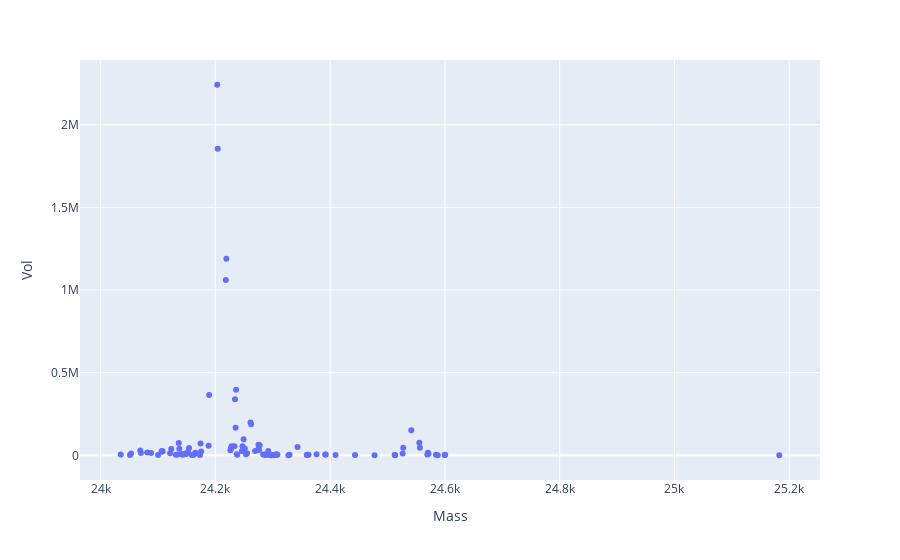
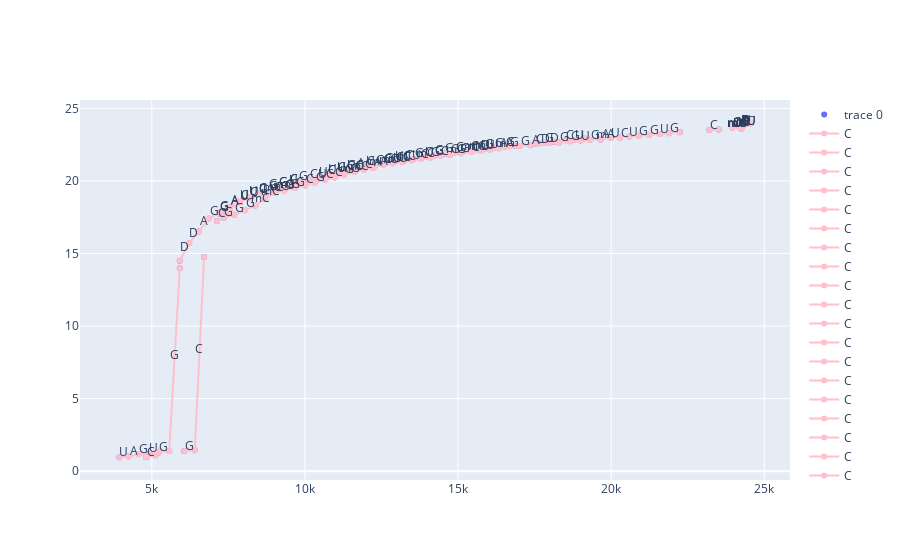

Notebook code cell kept with these figures, in order:
### Code cell
dfx = pd.read_excel('/Users/bryan/Documents/Data/UC/UC_glu_6_merge.xlsx')
# dfx = pd.read_excel('/Users/bryan/Documents/ChenLab/10Jun2021/degraded/DrChen_tRNA_A_Glu_FA_17.xlsx')
dfx = thermo_df(dfx)
dfa_alkb = load_uc_glu(2)
print(dfa_alkb[dfa_alkb.Mass>24000].sort_values('Vol', ascending=False).iloc[:5])
# dfx = load_uc2(18)
plotly_zone(dfx[dfx.Mass>24000], y='Vol')
dfx_top = dfx[dfx.Mass>2000].sort_values('Vol', ascending=False).iloc[:200]
bcr = base_calling_random(dfx_top)
plotly_basecalling(*bcr, annotate=False)

### Figure 1 — Plotly figure (JSON) as saved in the notebook; plotly's stock layout.template omitted (floating-point values rounded to 4 significant figures)
{"data": [{"hovertemplate": "Mass=%{x}<br>Vol=%{y}<extra></extra>", "legendgroup": "", "marker": {"color": "#636efa", "symbol": "circle"}, "mode": "markers", "name": "", "orientation": "v", "showlegend": false, "type": "scatter", "x": [24200.0, 24200.0, 24220.0, 24220.0, 24240.0, 24190.0, 24230.0, 24260.0, 24260.0, 24240.0, 24540.0, 24250.0, 24560.0, 24140.0, 24170.0, 24280.0, 24280.0, 24190.0, 24250.0, 24230.0, 24230.0, 24340.0, 24560.0, 24530.0, 24150.0, 24230.0, 24250.0, 24140.0, 24120.0, 24270.0, 24280.0, 24230.0, 24070.0, 24250.0, 24290.0, 24270.0, 24180.0, 24110.0, 24110.0, 24080.0, 24170.0, 24570.0, 24090.0, 24070.0, 24120.0, 24530.0, 24050.0, 24150.0, 24570.0, 24160.0, 24150.0, 24140.0, 24310.0, 24380.0, 24240.0, 24250.0, 24290.0, 24280.0, 24570.0, 24390.0, 24130.0, 24390.0, 24140.0, 24330.0, 24600.0, 24360.0, 24130.0, 24100.0, 24290.0, 24300.0, 24600.0, 24290.0, 24410.0, 24440.0, 24510.0, 24300.0, 24330.0, 25180.0, 24590.0, 24580.0, 24510.0, 24480.0, 24360.0, 24360.0, 24310.0, 24310.0, 24300.0, 24260.0, 24240.0, 24170.0, 24160.0, 24160.0, 24150.0, 24110.0, 24050.0, 24040.0], "xaxis": "x", "y": [2242000.0, 1855000.0, 1189000.0, 1061000.0, 396200.0, 364200.0, 339000.0, 197900.0, 187900.0, 167000.0, 151700.0, 96700.0, 75860.0, 74650.0, 71100.0, 64650.0, 60920.0, 57774, 55350.0, 54980.0, 54660.0, 50490.0, 46470.0, 45610.0, 44280.0, 43400.0, 40790.0, 40350.0, 37520.0, 34300.0, 32010.0, 31000.0, 28440.0, 26600.0, 25590.0, 25590.0, 23560.0, 23040.0, 22660.0, 17560.0, 15750.0, 15250.0, 14350.0, 14270.0, 11820.0, 10690.0, 10360.0, 9595, 9189.0, 8989.0, 8528.0, 8148.0, 6394.0, 6213.0, 5784.0, 5705.0, 5581.0, 5558.0, 5505.0, 4678.0, 4665.0, 4445.0, 4057.0, 3462.0, 3354.0, 3179.0, 3004.0, 2505.0, 2085.0, 1897.0, 1874.0, 1634, 1240.0, 1203.0, 1070.0, 965.9, 939.5, 410.8, 1004.0, 2713.0, 1339.0, 541.4, 2757.0, 1326.0, 3544.0, 2703.0, 542.6, 11810.0, 3957.0, 1948.0, 1536.0, 1287.0, 22300.0, 26610.0, 2670.0, 4220.0], "yaxis": "y"}], "layout": {"legend": {"tracegroupgap": 0}, "margin": {"t": 60}, "xaxis": {"anchor": "y", "domain": [0, 1], "title": {"text": "Mass"}}, "yaxis": {"anchor": "x", "domain": [0, 1], "title": {"text": "Vol"}}}}

### Figure 2 — Plotly figure (JSON) as saved in the notebook; plotly's stock layout.template omitted (floating-point values rounded to 4 significant figures; data arrays with more than 128 entries replaced by an {"elided": "..."} marker saying what was removed)
{"data": [{"mode": "markers", "type": "scatter", "x": {"elided": "162 float values"}, "y": {"elided": "162 float values"}}, {"line": {"color": "pink"}, "mode": "lines+markers", "name": "C", "type": "scatter", "x": [6707.0, 6402.0], "y": [14.76, 1.436]}, {"line": {"color": "pink"}, "mode": "lines+markers", "name": "C", "type": "scatter", "x": [24240.0, 24540.0], "y": [23.63, 23.96]}, {"line": {"color": "pink"}, "mode": "lines+markers", "name": "C", "type": "scatter", "x": [13480.0, 13170.0], "y": [21.43, 21.31]}, {"line": {"color": "pink"}, "mode": "lines+markers", "name": "C", "type": "scatter", "x": [12560.0, 12860.0], "y": [21.13, 21.21]}, {"line": {"color": "pink"}, "mode": "lines+markers", "name": "C", "type": "scatter", "x": [9020.0, 9325.0], "y": [19.19, 19.34]}, {"line": {"color": "pink"}, "mode": "lines+markers", "name": "C", "type": "scatter", "x": [11620.0, 11930.0], "y": [20.62, 20.78]}, {"line": {"color": "pink"}, "mode": "lines+markers", "name": "C", "type": "scatter", "x": [15730.0, 15430.0], "y": [22.09, 22.01]}, {"line": {"color": "pink"}, "mode": "lines+markers", "name": "C", "type": "scatter", "x": [11280.0, 10970.0], "y": [20.43, 20.23]}, {"line": {"color": "pink"}, "mode": "lines+markers", "name": "C", "type": "scatter", "x": [10670.0, 10970.0], "y": [20.09, 20.23]}, {"line": {"color": "pink"}, "mode": "lines+markers", "name": "C", "type": "scatter", "x": [10440.0, 10130.0], "y": [20.23, 20.09]}, {"line": {"color": "pink"}, "mode": "lines+markers", "name": "C", "type": "scatter", "x": [11930.0, 12230.0], "y": [20.78, 20.91]}, {"line": {"color": "pink"}, "mode": "lines+markers", "name": "C", "type": "scatter", "x": [13780.0, 14090.0], "y": [21.53, 21.61]}, {"line": {"color": "pink"}, "mode": "lines+markers", "name": "C", "type": "scatter", "x": [8794.0, 8489.0], "y": [19.31, 19.11]}, {"line": {"color": "pink"}, "mode": "lines+markers", "name": "C", "type": "scatter", "x": [10020.0, 10320.0], "y": [19.69, 19.89]}, {"line": {"color": "pink"}, "mode": "lines+markers", "name": "C", "type": "scatter", "x": [9790.0, 9485.0], "y": [19.85, 19.74]}, {"line": {"color": "pink"}, "mode": "lines+markers", "name": "C", "type": "scatter", "x": [15200.0, 14900.0], "y": [22.04, 21.96]}, {"line": {"color": "pink"}, "mode": "lines+markers", "name": "C", "type": "scatter", "x": [24280.0, 23970.0], "y": [23.73, 23.71]}, {"line": {"color": "pink"}, "mode": "lines+markers", "name": "C", "type": "scatter", "x": [14430.0, 14740.0], "y": [21.74, 21.81]}, {"line": {"color": "pink"}, "mode": "lines+markers", "name": "C", "type": "scatter", "x": [8183.0, 7878.0], "y": [18.86, 18.53]}, {"line": {"color": "pink"}, "mode": "lines+markers", "name": "C", "type": "scatter", "x": [17510.0, 17820.0], "y": [22.55, 22.64]}, {"line": {"color": "pink"}, "mode": "lines+markers", "name": "C", "type": "scatter", "x": [11050.0, 10750.0], "y": [20.57, 20.37]}, {"line": {"color": "pink"}, "mode": "lines+markers", "name": "C", "type": "scatter", "x": [11660.0, 11360.0], "y": [20.78, 20.67]}, {"line": {"color": "pink"}, "mode": "lines+markers", "name": "C", "type": "scatter", "x": [11660.0, 11360.0], "y": [20.83, 20.73]}, {"line": {"color": "pink"}, "mode": "lines+markers", "name": "C", "type": "scatter", "x": [8184.0, 8489.0], "y": [18.81, 19.11]}, {"line": {"color": "pink"}, "mode": "lines+markers", "name": "C", "type": "scatter", "x": [11050.0, 11360.0], "y": [20.57, 20.73]}, {"line": {"color": "pink"}, "mode": "lines+markers", "name": "C", "type": "scatter", "x": [12600.0, 12300.0], "y": [21.18, 21.13]}, {"line": {"color": "pink"}, "mode": "lines+markers", "name": "C", "type": "scatter", "x": [20280.0, 20590.0], "y": [22.97, 23.06]}, {"line": {"color": "pink"}, "mode": "lines+markers", "name": "C", "type": "scatter", "x": [13560.0, 13250.0], "y": [21.53, 21.41]}, {"line": {"color": "pink"}, "mode": "lines+markers", "name": "C", "type": "scatter", "x": [24560.0, 24250.0], "y": [23.96, 23.59]}, {"line": {"color": "pink"}, "mode": "lines+markers", "name": "C", "type": "scatter", "x": [11990.0, 12300.0], "y": [21.03, 21.13]}, {"line": {"color": "pink"}, "mode": "lines+markers", "name": "C", "type": "scatter", "x": [10750.0, 11050.0], "y": [20.42, 20.47]}, {"line": {"color": "pink"}, "mode": "lines+markers", "name": "C", "type": "scatter", "x": [7438.0, 7133.0], "y": [17.67, 17.24]}, {"line": {"color": "pink"}, "mode": "lines+markers", "name": "C", "type": "scatter", "x": [18800.0, 18490.0], "y": [22.83, 22.81]}, {"line": {"color": "pink"}, "mode": "lines+markers", "name": "C", "type": "scatter", "x": [8490.0, 8795.0], "y": [19.04, 19.21]}, {"line": {"color": "pink"}, "mode": "lines+markers", "name": "C", "type": "scatter", "x": [13900.0, 14210.0], "y": [21.66, 21.76]}, {"line": {"color": "pink"}, "mode": "lines+markers", "name": "C", "type": "scatter", "x": [9484.0, 9789.0], "y": [19.7, 19.94]}, {"line": {"color": "pink"}, "mode": "lines+markers", "name": "C", "type": "scatter", "x": [5116.0, 4811.0], "y": [1.092, 0.9595]}, {"line": {"color": "pink"}, "mode": "lines+markers", "name": "C", "type": "scatter", "x": [13490.0, 13180.0], "y": [21.48, 21.33]}, {"line": {"color": "pink"}, "mode": "lines+markers", "name": "C", "type": "scatter", "x": [12950.0, 13250.0], "y": [21.33, 21.41]}, {"line": {"color": "pink"}, "mode": "lines+markers", "name": "C", "type": "scatter", "x": [23510.0, 23210.0], "y": [23.54, 23.51]}, {"line": {"color": "pink"}, "mode": "lines+markers", "name": "C", "type": "scatter", "x": [12570.0, 12880.0], "y": [21.18, 21.26]}, {"line": {"color": "pink"}, "mode": "lines+markers", "name": "C", "type": "scatter", "x": [11630.0, 11940.0], "y": [20.72, 20.86]}, {"line": {"color": "pink"}, "mode": "lines+markers", "name": "A", "type": "scatter", "x": [12560.0, 12230.0], "y": [21.13, 20.91]}, {"line": {"color": "pink"}, "mode": "lines+markers", "name": "A", "type": "scatter", "x": [19980.0, 19650.0], "y": [22.98, 22.88]}, {"line": {"color": "pink"}, "mode": "lines+markers", "name": "A", "type": "scatter", "x": [16670.0, 16340.0], "y": [22.39, 22.26]}, {"line": {"color": "pink"}, "mode": "lines+markers", "name": "A", "type": "scatter", "x": [17690.0, 17360.0], "y": [22.59, 22.45]}, {"line": {"color": "pink"}, "mode": "lines+markers", "name": "A", "type": "scatter", "x": [6858.0, 6529.0], "y": [17.4, 16.51]}, {"line": {"color": "pink"}, "mode": "lines+markers", "name": "A", "type": "scatter", "x": [4242.0, 4572.0], "y": [1.009, 1.158]}, {"line": {"color": "pink"}, "mode": "lines+markers", "name": "A", "type": "scatter", "x": [24560.0, 24230.0], "y": [24.01, 23.73]}, {"line": {"color": "pink"}, "mode": "lines+markers", "name": "A", "type": "scatter", "x": [11660.0, 11990.0], "y": [20.83, 21.03]}, {"line": {"color": "pink"}, "mode": "lines+markers", "name": "A", "type": "scatter", "x": [7548.0, 7877.0], "y": [18.16, 18.61]}, {"line": {"color": "pink"}, "mode": "lines+markers", "name": "A", "type": "scatter", "x": [24560.0, 24230.0], "y": [23.96, 23.63]}, {"line": {"color": "pink"}, "mode": "lines+markers", "name": "A", "type": "scatter", "x": [7549.0, 7878.0], "y": [18.06, 18.53]}, {"line": {"color": "pink"}, "mode": "lines+markers", "name": "G", "type": "scatter", "x": [8382.0, 8037.0], "y": [18.31, 17.98]}, {"line": {"color": "pink"}, "mode": "lines+markers", "name": "G", "type": "scatter", "x": [6402.0, 6057.0], "y": [1.436, 1.388]}, {"line": {"color": "pink"}, "mode": "lines+markers", "name": "G", "type": "scatter", "x": [8037.0, 7692.0], "y": [17.98, 17.67]}, {"line": {"color": "pink"}, "mode": "lines+markers", "name": "G", "type": "scatter", "x": [10670.0, 10320.0], "y": [20.09, 19.89]}, {"line": {"color": "pink"}, "mode": "lines+markers", "name": "G", "type": "scatter", "x": [9670.0, 9325.0], "y": [19.51, 19.34]}, {"line": {"color": "pink"}, "mode": "lines+markers", "name": "G", "type": "scatter", "x": [7692.0, 7347.0], "y": [17.67, 17.46]}, {"line": {"color": "pink"}, "mode": "lines+markers", "name": "G", "type": "scatter", "x": [11620.0, 11280.0], "y": [20.62, 20.43]}, {"line": {"color": "pink"}, "mode": "lines+markers", "name": "G", "type": "scatter", "x": [9670.0, 10020.0], "y": [19.51, 19.69]}, {"line": {"color": "pink"}, "mode": "lines+markers", "name": "G", "type": "scatter", "x": [5569.0, 5224.0], "y": [1.388, 1.29]}, {"line": {"color": "pink"}, "mode": "lines+markers", "name": "G", "type": "scatter", "x": [15080.0, 14740.0], "y": [21.91, 21.81]}, {"line": {"color": "pink"}, "mode": "lines+markers", "name": "G", "type": "scatter", "x": [7548.0, 7203.0], "y": [18.16, 17.82]}, {"line": {"color": "pink"}, "mode": "lines+markers", "name": "G", "type": "scatter", "x": [14430.0, 14090.0], "y": [21.74, 21.61]}, {"line": {"color": "pink"}, "mode": "lines+markers", "name": "G", "type": "scatter", "x": [15080.0, 15430.0], "y": [21.91, 22.01]}, {"line": {"color": "pink"}, "mode": "lines+markers", "name": "G", "type": "scatter", "x": [4917.0, 4572.0], "y": [1.241, 1.158]}, {"line": {"color": "pink"}, "mode": "lines+markers", "name": "G", "type": "scatter", "x": [18650.0, 18310.0], "y": [22.74, 22.65]}, {"line": {"color": "pink"}, "mode": "lines+markers", "name": "G", "type": "scatter", "x": [16670.0, 17020.0], "y": [22.39, 22.41]}, {"line": {"color": "pink"}, "mode": "lines+markers", "name": "G", "type": "scatter", "x": [6858.0, 7203.0], "y": [17.4, 17.82]}, {"line": {"color": "pink"}, "mode": "lines+markers", "name": "G", "type": "scatter", "x": [17020.0, 17360.0], "y": [22.41, 22.45]}, {"line": {"color": "pink"}, "mode": "lines+markers", "name": "G", "type": "scatter", "x": [18650.0, 19000.0], "y": [22.74, 22.79]}, {"line": {"color": "pink"}, "mode": "lines+markers", "name": "G", "type": "scatter", "x": [14900.0, 14550.0], "y": [21.96, 21.91]}, {"line": {"color": "pink"}, "mode": "lines+markers", "name": "G", "type": "scatter", "x": [10130.0, 9789.0], "y": [20.09, 19.94]}, {"line": {"color": "pink"}, "mode": "lines+markers", "name": "G", "type": "scatter", "x": [7549.0, 7204.0], "y": [18.06, 17.73]}, {"line": {"color": "pink"}, "mode": "lines+markers", "name": "G", "type": "scatter", "x": [13900.0, 13560.0], "y": [21.66, 21.53]}, {"line": {"color": "pink"}, "mode": "lines+markers", "name": "G", "type": "scatter", "x": [17820.0, 18160.0], "y": [22.64, 22.7]}, {"line": {"color": "pink"}, "mode": "lines+markers", "name": "G", "type": "scatter", "x": [9140.0, 8795.0], "y": [19.51, 19.21]}, {"line": {"color": "pink"}, "mode": "lines+markers", "name": "G", "type": "scatter", "x": [8794.0, 9139.0], "y": [19.31, 19.59]}, {"line": {"color": "pink"}, "mode": "lines+markers", "name": "G", "type": "scatter", "x": [14550.0, 14210.0], "y": [21.84, 21.71]}, {"line": {"color": "pink"}, "mode": "lines+markers", "name": "G", "type": "scatter", "x": [21240.0, 20900.0], "y": [23.18, 23.11]}, {"line": {"color": "pink"}, "mode": "lines+markers", "name": "G", "type": "scatter", "x": [19300.0, 19650.0], "y": [22.83, 22.88]}, {"line": {"color": "pink"}, "mode": "lines+markers", "name": "G", "type": "scatter", "x": [16180.0, 15840.0], "y": [22.29, 22.19]}, {"line": {"color": "pink"}, "mode": "lines+markers", "name": "G", "type": "scatter", "x": [12600.0, 12950.0], "y": [21.18, 21.33]}, {"line": {"color": "pink"}, "mode": "lines+markers", "name": "G", "type": "scatter", "x": [5569.0, 5914.0], "y": [1.388, 13.99]}, {"line": {"color": "pink"}, "mode": "lines+markers", "name": "G", "type": "scatter", "x": [9140.0, 9485.0], "y": [19.51, 19.74]}, {"line": {"color": "pink"}, "mode": "lines+markers", "name": "G", "type": "scatter", "x": [9139.0, 9484.0], "y": [19.59, 19.7]}, {"line": {"color": "pink"}, "mode": "lines+markers", "name": "G", "type": "scatter", "x": [16870.0, 16530.0], "y": [22.41, 22.36]}, {"line": {"color": "pink"}, "mode": "lines+markers", "name": "G", "type": "scatter", "x": [16180.0, 16530.0], "y": [22.29, 22.36]}, {"line": {"color": "pink"}, "mode": "lines+markers", "name": "G", "type": "scatter", "x": [9684.0, 9339.0], "y": [19.56, 19.46]}, {"line": {"color": "pink"}, "mode": "lines+markers", "name": "G", "type": "scatter", "x": [21240.0, 21590.0], "y": [23.18, 23.23]}, {"line": {"color": "pink"}, "mode": "lines+markers", "name": "G", "type": "scatter", "x": [22240.0, 21890.0], "y": [23.36, 23.28]}, {"line": {"color": "pink"}, "mode": "lines+markers", "name": "G", "type": "scatter", "x": [14210.0, 14550.0], "y": [21.76, 21.91]}, {"line": {"color": "pink"}, "mode": "lines+markers", "name": "U", "type": "scatter", "x": [24260.0, 23960.0], "y": [23.63, 23.73]}, {"line": {"color": "pink"}, "mode": "lines+markers", "name": "U", "type": "scatter", "x": [24240.0, 24540.0], "y": [23.69, 23.96]}, {"line": {"color": "pink"}, "mode": "lines+markers", "name": "U", "type": "scatter", "x": [16040.0, 15730.0], "y": [22.16, 22.09]}, {"line": {"color": "pink"}, "mode": "lines+markers", "name": "U", "type": "scatter", "x": [12860.0, 13170.0], "y": [21.21, 21.31]}, {"line": {"color": "pink"}, "mode": "lines+markers", "name": "U", "type": "scatter", "x": [4242.0, 3936.0], "y": [1.009, 0.9595]}, {"line": {"color": "pink"}, "mode": "lines+markers", "name": "U", "type": "scatter", "x": [13480.0, 13780.0], "y": [21.43, 21.53]}, {"line": {"color": "pink"}, "mode": "lines+markers", "name": "U", "type": "scatter", "x": [10440.0, 10750.0], "y": [20.23, 20.42]}, {"line": {"color": "pink"}, "mode": "lines+markers", "name": "U", "type": "scatter", "x": [16040.0, 16340.0], "y": [22.16, 22.26]}, {"line": {"color": "pink"}, "mode": "lines+markers", "name": "U", "type": "scatter", "x": [24250.0, 24560.0], "y": [23.71, 24.01]}, {"line": {"color": "pink"}, "mode": "lines+markers", "name": "U", "type": "scatter", "x": [9790.0, 9484.0], "y": [19.85, 19.7]}, {"line": {"color": "pink"}, "mode": "lines+markers", "name": "U", "type": "scatter", "x": [8184.0, 7878.0], "y": [18.81, 18.53]}, {"line": {"color": "pink"}, "mode": "lines+markers", "name": "U", "type": "scatter", "x": [19980.0, 20280.0], "y": [22.98, 22.97]}, {"line": {"color": "pink"}, "mode": "lines+markers", "name": "U", "type": "scatter", "x": [8184.0, 8490.0], "y": [18.81, 19.04]}, {"line": {"color": "pink"}, "mode": "lines+markers", "name": "U", "type": "scatter", "x": [4917.0, 5223.0], "y": [1.241, 1.339]}, {"line": {"color": "pink"}, "mode": "lines+markers", "name": "U", "type": "scatter", "x": [8183.0, 7877.0], "y": [18.86, 18.61]}, {"line": {"color": "pink"}, "mode": "lines+markers", "name": "U", "type": "scatter", "x": [10750.0, 11050.0], "y": [20.42, 20.57]}, {"line": {"color": "pink"}, "mode": "lines+markers", "name": "U", "type": "scatter", "x": [11660.0, 11360.0], "y": [20.78, 20.73]}, {"line": {"color": "pink"}, "mode": "lines+markers", "name": "U", "type": "scatter", "x": [8183.0, 8489.0], "y": [18.86, 19.11]}, {"line": {"color": "pink"}, "mode": "lines+markers", "name": "U", "type": "scatter", "x": [11360.0, 11050.0], "y": [20.73, 20.47]}, {"line": {"color": "pink"}, "mode": "lines+markers", "name": "U", "type": "scatter", "x": [19000.0, 19300.0], "y": [22.79, 22.83]}, {"line": {"color": "pink"}, "mode": "lines+markers", "name": "U", "type": "scatter", "x": [11050.0, 11360.0], "y": [20.57, 20.67]}, {"line": {"color": "pink"}, "mode": "lines+markers", "name": "U", "type": "scatter", "x": [13900.0, 14210.0], "y": [21.66, 21.71]}, {"line": {"color": "pink"}, "mode": "lines+markers", "name": "U", "type": "scatter", "x": [24280.0, 23970.0], "y": [23.71, 23.71]}, {"line": {"color": "pink"}, "mode": "lines+markers", "name": "U", "type": "scatter", "x": [18800.0, 19110.0], "y": [22.83, 22.92]}, {"line": {"color": "pink"}, "mode": "lines+markers", "name": "U", "type": "scatter", "x": [8489.0, 8795.0], "y": [19.11, 19.21]}, {"line": {"color": "pink"}, "mode": "lines+markers", "name": "U", "type": "scatter", "x": [16050.0, 15750.0], "y": [22.21, 22.14]}, {"line": {"color": "pink"}, "mode": "lines+markers", "name": "U", "type": "scatter", "x": [12950.0, 13250.0], "y": [21.33, 21.46]}, {"line": {"color": "pink"}, "mode": "lines+markers", "name": "U", "type": "scatter", "x": [20590.0, 20900.0], "y": [23.06, 23.11]}, {"line": {"color": "pink"}, "mode": "lines+markers", "name": "U", "type": "scatter", "x": [11990.0, 12300.0], "y": [21.03, 21.06]}, {"line": {"color": "pink"}, "mode": "lines+markers", "name": "U", "type": "scatter", "x": [10730.0, 10420.0], "y": [20.28, 20.1]}, {"line": {"color": "pink"}, "mode": "lines+markers", "name": "U", "type": "scatter", "x": [13180.0, 12880.0], "y": [21.33, 21.26]}, {"line": {"color": "pink"}, "mode": "lines+markers", "name": "U", "type": "scatter", "x": [21590.0, 21890.0], "y": [23.23, 23.28]}, {"line": {"color": "pink"}, "mode": "lines+markers", "name": "mG", "type": "scatter", "x": [9325.0, 9684.0], "y": [19.34, 19.56]}, {"line": {"color": "pink"}, "mode": "lines+markers", "name": "mG", "type": "scatter", "x": [14740.0, 15100.0], "y": [21.81, 21.94]}, {"line": {"color": "pink"}, "mode": "lines+markers", "name": "mG", "type": "scatter", "x": [11280.0, 11630.0], "y": [20.43, 20.72]}, {"line": {"color": "pink"}, "mode": "lines+markers", "name": "D", "type": "scatter", "x": [24260.0, 23950.0], "y": [23.71, 23.66]}, {"line": {"color": "pink"}, "mode": "lines+markers", "name": "D", "type": "scatter", "x": [24540.0, 24230.0], "y": [23.96, 23.81]}, {"line": {"color": "pink"}, "mode": "lines+markers", "name": "D", "type": "scatter", "x": [17690.0, 18000.0], "y": [22.59, 22.6]}, {"line": {"color": "pink"}, "mode": "lines+markers", "name": "D", "type": "scatter", "x": [18000.0, 18310.0], "y": [22.6, 22.65]}, {"line": {"color": "pink"}, "mode": "lines+markers", "name": "D", "type": "scatter", "x": [24560.0, 24250.0], "y": [24.01, 23.73]}, {"line": {"color": "pink"}, "mode": "lines+markers", "name": "D", "type": "scatter", "x": [6529.0, 6221.0], "y": [16.51, 15.71]}, {"line": {"color": "pink"}, "mode": "lines+markers", "name": "D", "type": "scatter", "x": [24220.0, 24530.0], "y": [23.66, 23.94]}, {"line": {"color": "pink"}, "mode": "lines+markers", "name": "D", "type": "scatter", "x": [6221.0, 5913.0], "y": [15.71, 14.5]}, {"line": {"color": "pink"}, "mode": "lines+markers", "name": "mC", "type": "scatter", "x": [8701.0, 8382.0], "y": [18.76, 18.31]}, {"line": {"color": "pink"}, "mode": "lines+markers", "name": "mC", "type": "scatter", "x": [8701.0, 9020.0], "y": [18.76, 19.19]}, {"line": {"color": "pink"}, "mode": "lines+markers", "name": "mC", "type": "scatter", "x": [24240.0, 24560.0], "y": [23.63, 24.01]}, {"line": {"color": "pink"}, "mode": "lines+markers", "name": "mC", "type": "scatter", "x": [15200.0, 15520.0], "y": [22.04, 22.11]}, {"line": {"color": "pink"}, "mode": "lines+markers", "name": "mC", "type": "scatter", "x": [15520.0, 15840.0], "y": [22.11, 22.19]}, {"line": {"color": "pink"}, "mode": "lines+markers", "name": "mC", "type": "scatter", "x": [23960.0, 24270.0], "y": [23.73, 23.69]}, {"line": {"color": "pink"}, "mode": "lines+markers", "name": "mC", "type": "scatter", "x": [13170.0, 13490.0], "y": [21.31, 21.48]}, {"line": {"color": "pink"}, "mode": "lines+markers", "name": "mC", "type": "scatter", "x": [9020.0, 9339.0], "y": [19.19, 19.46]}, {"line": {"color": "pink"}, "mode": "lines+markers", "name": "mC", "type": "scatter", "x": [15430.0, 15750.0], "y": [22.01, 22.14]}, {"line": {"color": "pink"}, "mode": "lines+markers", "name": "mC", "type": "scatter", "x": [8781.0, 9100.0], "y": [19.09, 19.41]}, {"line": {"color": "pink"}, "mode": "lines+markers", "name": "mC", "type": "scatter", "x": [12560.0, 12880.0], "y": [21.13, 21.26]}, {"line": {"color": "pink"}, "mode": "lines+markers", "name": "mC", "type": "scatter", "x": [13780.0, 14100.0], "y": [21.53, 21.69]}, {"line": {"color": "pink"}, "mode": "lines+markers", "name": "mC", "type": "scatter", "x": [11620.0, 11940.0], "y": [20.62, 20.86]}, {"line": {"color": "pink"}, "mode": "lines+markers", "name": "mU", "type": "scatter", "x": [24240.0, 24560.0], "y": [23.69, 24.01]}, {"line": {"color": "pink"}, "mode": "lines+markers", "name": "mU", "type": "scatter", "x": [23960.0, 24280.0], "y": [23.73, 23.73]}, {"line": {"color": "pink"}, "mode": "lines+markers", "name": "mU", "type": "scatter", "x": [24240.0, 24560.0], "y": [23.63, 23.96]}, {"line": {"color": "pink"}, "mode": "lines+markers", "name": "mU", "type": "scatter", "x": [23950.0, 24270.0], "y": [23.66, 23.69]}, {"line": {"color": "pink"}, "mode": "lines+markers", "name": "mU", "type": "scatter", "x": [15730.0, 16050.0], "y": [22.09, 22.21]}, {"line": {"color": "pink"}, "mode": "lines+markers", "name": "mU", "type": "scatter", "x": [12860.0, 13180.0], "y": [21.21, 21.33]}, {"line": {"color": "pink"}, "mode": "lines+markers", "name": "mA", "type": "scatter", "x": [12230.0, 12570.0], "y": [20.91, 21.18]}, {"line": {"color": "pink"}, "mode": "lines+markers", "name": "mA", "type": "scatter", "x": [19990.0, 19650.0], "y": [23.03, 22.83]}, {"line": {"color": "pink"}, "mode": "lines+markers", "name": "mA", "type": "scatter", "x": [16340.0, 16690.0], "y": [22.26, 22.41]}], "layout": {"annotations": [{"arrowhead": 1, "showarrow": false, "text": "C", "x": 6554.0, "y": 8.098, "yshift": 5}, {"arrowhead": 1, "showarrow": false, "text": "C", "x": 24390.0, "y": 23.8, "yshift": 5}, {"arrowhead": 1, "showarrow": false, "text": "C", "x": 13320.0, "y": 21.37, "yshift": 5}, {"arrowhead": 1, "showarrow": false, "text": "C", "x": 12710.0, "y": 21.17, "yshift": 5}, {"arrowhead": 1, "showarrow": false, "text": "C", "x": 9173.0, "y": 19.27, "yshift": 5}, {"arrowhead": 1, "showarrow": false, "text": "C", "x": 11770.0, "y": 20.7, "yshift": 5}, {"arrowhead": 1, "showarrow": false, "text": "C", "x": 15580.0, "y": 22.05, "yshift": 5}, {"arrowhead": 1, "showarrow": false, "text": "C", "x": 11120.0, "y": 20.33, "yshift": 5}, {"arrowhead": 1, "showarrow": false, "text": "C", "x": 10820.0, "y": 20.16, "yshift": 5}, {"arrowhead": 1, "showarrow": false, "text": "C", "x": 10290.0, "y": 20.16, "yshift": 5}, {"arrowhead": 1, "showarrow": false, "text": "C", "x": 12080.0, "y": 20.85, "yshift": 5}, {"arrowhead": 1, "showarrow": false, "text": "C", "x": 13930.0, "y": 21.57, "yshift": 5}, {"arrowhead": 1, "showarrow": false, "text": "C", "x": 8642.0, "y": 19.21, "yshift": 5}, {"arrowhead": 1, "showarrow": false, "text": "C", "x": 10170.0, "y": 19.79, "yshift": 5}, {"arrowhead": 1, "showarrow": false, "text": "C", "x": 9638.0, "y": 19.8, "yshift": 5}, {"arrowhead": 1, "showarrow": false, "text": "C", "x": 15050.0, "y": 22.0, "yshift": 5}, {"arrowhead": 1, "showarrow": false, "text": "C", "x": 24120.0, "y": 23.72, "yshift": 5}, {"arrowhead": 1, "showarrow": false, "text": "C", "x": 14580.0, "y": 21.78, "yshift": 5}, {"arrowhead": 1, "showarrow": false, "text": "C", "x": 8031.0, "y": 18.69, "yshift": 5}, {"arrowhead": 1, "showarrow": false, "text": "C", "x": 17670.0, "y": 22.6, "yshift": 5}, {"arrowhead": 1, "showarrow": false, "text": "C", "x": 10900.0, "y": 20.47, "yshift": 5}, {"arrowhead": 1, "showarrow": false, "text": "C", "x": 11510.0, "y": 20.72, "yshift": 5}, {"arrowhead": 1, "showarrow": false, "text": "C", "x": 11510.0, "y": 20.78, "yshift": 5}, {"arrowhead": 1, "showarrow": false, "text": "C", "x": 8337.0, "y": 18.96, "yshift": 5}, {"arrowhead": 1, "showarrow": false, "text": "C", "x": 11200.0, "y": 20.65, "yshift": 5}, {"arrowhead": 1, "showarrow": false, "text": "C", "x": 12450.0, "y": 21.15, "yshift": 5}, {"arrowhead": 1, "showarrow": false, "text": "C", "x": 20440.0, "y": 23.01, "yshift": 5}, {"arrowhead": 1, "showarrow": false, "text": "C", "x": 13400.0, "y": 21.47, "yshift": 5}, {"arrowhead": 1, "showarrow": false, "text": "C", "x": 24400.0, "y": 23.78, "yshift": 5}, {"arrowhead": 1, "showarrow": false, "text": "C", "x": 12140.0, "y": 21.08, "yshift": 5}, {"arrowhead": 1, "showarrow": false, "text": "C", "x": 10900.0, "y": 20.44, "yshift": 5}, {"arrowhead": 1, "showarrow": false, "text": "C", "x": 7285.0, "y": 17.45, "yshift": 5}, {"arrowhead": 1, "showarrow": false, "text": "C", "x": 18650.0, "y": 22.82, "yshift": 5}, {"arrowhead": 1, "showarrow": false, "text": "C", "x": 8643.0, "y": 19.12, "yshift": 5}, {"arrowhead": 1, "showarrow": false, "text": "C", "x": 14050.0, "y": 21.71, "yshift": 5}, {"arrowhead": 1, "showarrow": false, "text": "C", "x": 9637.0, "y": 19.82, "yshift": 5}, {"arrowhead": 1, "showarrow": false, "text": "C", "x": 4963.0, "y": 1.026, "yshift": 5}, {"arrowhead": 1, "showarrow": false, "text": "C", "x": 13340.0, "y": 21.4, "yshift": 5}, {"arrowhead": 1, "showarrow": false, "text": "C", "x": 13100.0, "y": 21.37, "yshift": 5}, {"arrowhead": 1, "showarrow": false, "text": "C", "x": 23360.0, "y": 23.52, "yshift": 5}, {"arrowhead": 1, "showarrow": false, "text": "C", "x": 12730.0, "y": 21.22, "yshift": 5}, {"arrowhead": 1, "showarrow": false, "text": "C", "x": 11790.0, "y": 20.79, "yshift": 5}, {"arrowhead": 1, "showarrow": false, "text": "A", "x": 12400.0, "y": 21.02, "yshift": 5}, {"arrowhead": 1, "showarrow": false, "text": "A", "x": 19810.0, "y": 22.93, "yshift": 5}, {"arrowhead": 1, "showarrow": false, "text": "A", "x": 16510.0, "y": 22.32, "yshift": 5}, {"arrowhead": 1, "showarrow": false, "text": "A", "x": 17530.0, "y": 22.52, "yshift": 5}, {"arrowhead": 1, "showarrow": false, "text": "A", "x": 6693.0, "y": 16.95, "yshift": 5}, {"arrowhead": 1, "showarrow": false, "text": "A", "x": 4407.0, "y": 1.084, "yshift": 5}, {"arrowhead": 1, "showarrow": false, "text": "A", "x": 24390.0, "y": 23.87, "yshift": 5}, {"arrowhead": 1, "showarrow": false, "text": "A", "x": 11830.0, "y": 20.93, "yshift": 5}, {"arrowhead": 1, "showarrow": false, "text": "A", "x": 7712.0, "y": 18.39, "yshift": 5}, {"arrowhead": 1, "showarrow": false, "text": "A", "x": 24390.0, "y": 23.8, "yshift": 5}, {"arrowhead": 1, "showarrow": false, "text": "A", "x": 7713.0, "y": 18.3, "yshift": 5}, {"arrowhead": 1, "showarrow": false, "text": "G", "x": 8210.0, "y": 18.15, "yshift": 5}, {"arrowhead": 1, "showarrow": false, "text": "G", "x": 6229.0, "y": 1.412, "yshift": 5}, {"arrowhead": 1, "showarrow": false, "text": "G", "x": 7865.0, "y": 17.82, "yshift": 5}, {"arrowhead": 1, "showarrow": false, "text": "G", "x": 10490.0, "y": 19.99, "yshift": 5}, {"arrowhead": 1, "showarrow": false, "text": "G", "x": 9498.0, "y": 19.42, "yshift": 5}, {"arrowhead": 1, "showarrow": false, "text": "G", "x": 7520.0, "y": 17.56, "yshift": 5}, {"arrowhead": 1, "showarrow": false, "text": "G", "x": 11450.0, "y": 20.52, "yshift": 5}, {"arrowhead": 1, "showarrow": false, "text": "G", "x": 9843.0, "y": 19.6, "yshift": 5}, {"arrowhead": 1, "showarrow": false, "text": "G", "x": 5396.0, "y": 1.339, "yshift": 5}, {"arrowhead": 1, "showarrow": false, "text": "G", "x": 14910.0, "y": 21.86, "yshift": 5}, {"arrowhead": 1, "showarrow": false, "text": "G", "x": 7375.0, "y": 17.99, "yshift": 5}, {"arrowhead": 1, "showarrow": false, "text": "G", "x": 14260.0, "y": 21.68, "yshift": 5}, {"arrowhead": 1, "showarrow": false, "text": "G", "x": 15250.0, "y": 21.96, "yshift": 5}, {"arrowhead": 1, "showarrow": false, "text": "G", "x": 4744.0, "y": 1.199, "yshift": 5}, {"arrowhead": 1, "showarrow": false, "text": "G", "x": 18480.0, "y": 22.69, "yshift": 5}, {"arrowhead": 1, "showarrow": false, "text": "G", "x": 16850.0, "y": 22.4, "yshift": 5}, {"arrowhead": 1, "showarrow": false, "text": "G", "x": 7030.0, "y": 17.61, "yshift": 5}, {"arrowhead": 1, "showarrow": false, "text": "G", "x": 17190.0, "y": 22.43, "yshift": 5}, {"arrowhead": 1, "showarrow": false, "text": "G", "x": 18830.0, "y": 22.76, "yshift": 5}, {"arrowhead": 1, "showarrow": false, "text": "G", "x": 14720.0, "y": 21.93, "yshift": 5}, {"arrowhead": 1, "showarrow": false, "text": "G", "x": 9962.0, "y": 20.01, "yshift": 5}, {"arrowhead": 1, "showarrow": false, "text": "G", "x": 7376.0, "y": 17.9, "yshift": 5}, {"arrowhead": 1, "showarrow": false, "text": "G", "x": 13730.0, "y": 21.59, "yshift": 5}, {"arrowhead": 1, "showarrow": false, "text": "G", "x": 17990.0, "y": 22.67, "yshift": 5}, {"arrowhead": 1, "showarrow": false, "text": "G", "x": 8968.0, "y": 19.36, "yshift": 5}, {"arrowhead": 1, "showarrow": false, "text": "G", "x": 8967.0, "y": 19.45, "yshift": 5}, {"arrowhead": 1, "showarrow": false, "text": "G", "x": 14380.0, "y": 21.78, "yshift": 5}, {"arrowhead": 1, "showarrow": false, "text": "G", "x": 21070.0, "y": 23.15, "yshift": 5}, {"arrowhead": 1, "showarrow": false, "text": "G", "x": 19480.0, "y": 22.86, "yshift": 5}, {"arrowhead": 1, "showarrow": false, "text": "G", "x": 16010.0, "y": 22.24, "yshift": 5}, {"arrowhead": 1, "showarrow": false, "text": "G", "x": 12770.0, "y": 21.25, "yshift": 5}, {"arrowhead": 1, "showarrow": false, "text": "G", "x": 5741.0, "y": 7.689, "yshift": 5}, {"arrowhead": 1, "showarrow": false, "text": "G", "x": 9313.0, "y": 19.62, "yshift": 5}, {"arrowhead": 1, "showarrow": false, "text": "G", "x": 9312.0, "y": 19.65, "yshift": 5}, {"arrowhead": 1, "showarrow": false, "text": "G", "x": 16700.0, "y": 22.38, "yshift": 5}, {"arrowhead": 1, "showarrow": false, "text": "G", "x": 16360.0, "y": 22.32, "yshift": 5}, {"arrowhead": 1, "showarrow": false, "text": "G", "x": 9512.0, "y": 19.51, "yshift": 5}, {"arrowhead": 1, "showarrow": false, "text": "G", "x": 21410.0, "y": 23.2, "yshift": 5}, {"arrowhead": 1, "showarrow": false, "text": "G", "x": 22060.0, "y": 23.32, "yshift": 5}, {"arrowhead": 1, "showarrow": false, "text": "G", "x": 14380.0, "y": 21.83, "yshift": 5}, {"arrowhead": 1, "showarrow": false, "text": "U", "x": 24110.0, "y": 23.68, "yshift": 5}, {"arrowhead": 1, "showarrow": false, "text": "U", "x": 24390.0, "y": 23.83, "yshift": 5}, {"arrowhead": 1, "showarrow": false, "text": "U", "x": 15890.0, "y": 22.12, "yshift": 5}, {"arrowhead": 1, "showarrow": false, "text": "U", "x": 13020.0, "y": 21.26, "yshift": 5}, {"arrowhead": 1, "showarrow": false, "text": "U", "x": 4089.0, "y": 0.9843, "yshift": 5}, {"arrowhead": 1, "showarrow": false, "text": "U", "x": 13630.0, "y": 21.48, "yshift": 5}, {"arrowhead": 1, "showarrow": false, "text": "U", "x": 10590.0, "y": 20.33, "yshift": 5}, {"arrowhead": 1, "showarrow": false, "text": "U", "x": 16190.0, "y": 22.21, "yshift": 5}, {"arrowhead": 1, "showarrow": false, "text": "U", "x": 24400.0, "y": 23.86, "yshift": 5}, {"arrowhead": 1, "showarrow": false, "text": "U", "x": 9637.0, "y": 19.78, "yshift": 5}, {"arrowhead": 1, "showarrow": false, "text": "U", "x": 8031.0, "y": 18.67, "yshift": 5}, {"arrowhead": 1, "showarrow": false, "text": "U", "x": 20130.0, "y": 22.97, "yshift": 5}, {"arrowhead": 1, "showarrow": false, "text": "U", "x": 8337.0, "y": 18.93, "yshift": 5}, {"arrowhead": 1, "showarrow": false, "text": "U", "x": 5070.0, "y": 1.29, "yshift": 5}, {"arrowhead": 1, "showarrow": false, "text": "U", "x": 8030.0, "y": 18.74, "yshift": 5}, {"arrowhead": 1, "showarrow": false, "text": "U", "x": 10900.0, "y": 20.49, "yshift": 5}, {"arrowhead": 1, "showarrow": false, "text": "U", "x": 11510.0, "y": 20.76, "yshift": 5}, {"arrowhead": 1, "showarrow": false, "text": "U", "x": 8336.0, "y": 18.98, "yshift": 5}, {"arrowhead": 1, "showarrow": false, "text": "U", "x": 11200.0, "y": 20.6, "yshift": 5}, {"arrowhead": 1, "showarrow": false, "text": "U", "x": 19150.0, "y": 22.81, "yshift": 5}, {"arrowhead": 1, "showarrow": false, "text": "U", "x": 11200.0, "y": 20.62, "yshift": 5}, {"arrowhead": 1, "showarrow": false, "text": "U", "x": 14050.0, "y": 21.68, "yshift": 5}, {"arrowhead": 1, "showarrow": false, "text": "U", "x": 24120.0, "y": 23.71, "yshift": 5}, {"arrowhead": 1, "showarrow": false, "text": "U", "x": 18950.0, "y": 22.88, "yshift": 5}, {"arrowhead": 1, "showarrow": false, "text": "U", "x": 8642.0, "y": 19.16, "yshift": 5}, {"arrowhead": 1, "showarrow": false, "text": "U", "x": 15900.0, "y": 22.17, "yshift": 5}, {"arrowhead": 1, "showarrow": false, "text": "U", "x": 13100.0, "y": 21.39, "yshift": 5}, {"arrowhead": 1, "showarrow": false, "text": "U", "x": 20740.0, "y": 23.09, "yshift": 5}, {"arrowhead": 1, "showarrow": false, "text": "U", "x": 12140.0, "y": 21.05, "yshift": 5}, {"arrowhead": 1, "showarrow": false, "text": "U", "x": 10580.0, "y": 20.19, "yshift": 5}, {"arrowhead": 1, "showarrow": false, "text": "U", "x": 13030.0, "y": 21.3, "yshift": 5}, {"arrowhead": 1, "showarrow": false, "text": "U", "x": 21740.0, "y": 23.25, "yshift": 5}, {"arrowhead": 1, "showarrow": false, "text": "mG", "x": 9505.0, "y": 19.45, "yshift": 5}, {"arrowhead": 1, "showarrow": false, "text": "mG", "x": 14920.0, "y": 21.87, "yshift": 5}, {"arrowhead": 1, "showarrow": false, "text": "mG", "x": 11460.0, "y": 20.57, "yshift": 5}, {"arrowhead": 1, "showarrow": false, "text": "D", "x": 24110.0, "y": 23.68, "yshift": 5}, {"arrowhead": 1, "showarrow": false, "text": "D", "x": 24390.0, "y": 23.89, "yshift": 5}, {"arrowhead": 1, "showarrow": false, "text": "D", "x": 17850.0, "y": 22.6, "yshift": 5}, {"arrowhead": 1, "showarrow": false, "text": "D", "x": 18150.0, "y": 22.63, "yshift": 5}, {"arrowhead": 1, "showarrow": false, "text": "D", "x": 24400.0, "y": 23.87, "yshift": 5}, {"arrowhead": 1, "showarrow": false, "text": "D", "x": 6375.0, "y": 16.11, "yshift": 5}, {"arrowhead": 1, "showarrow": false, "text": "D", "x": 24370.0, "y": 23.8, "yshift": 5}, {"arrowhead": 1, "showarrow": false, "text": "D", "x": 6067.0, "y": 15.11, "yshift": 5}, {"arrowhead": 1, "showarrow": false, "text": "mC", "x": 8542.0, "y": 18.54, "yshift": 5}, {"arrowhead": 1, "showarrow": false, "text": "mC", "x": 8861.0, "y": 18.98, "yshift": 5}, {"arrowhead": 1, "showarrow": false, "text": "mC", "x": 24400.0, "y": 23.82, "yshift": 5}, {"arrowhead": 1, "showarrow": false, "text": "mC", "x": 15360.0, "y": 22.07, "yshift": 5}, {"arrowhead": 1, "showarrow": false, "text": "mC", "x": 15680.0, "y": 22.15, "yshift": 5}, {"arrowhead": 1, "showarrow": false, "text": "mC", "x": 24110.0, "y": 23.71, "yshift": 5}, {"arrowhead": 1, "showarrow": false, "text": "mC", "x": 13330.0, "y": 21.39, "yshift": 5}, {"arrowhead": 1, "showarrow": false, "text": "mC", "x": 9180.0, "y": 19.32, "yshift": 5}, {"arrowhead": 1, "showarrow": false, "text": "mC", "x": 15590.0, "y": 22.07, "yshift": 5}, {"arrowhead": 1, "showarrow": false, "text": "mC", "x": 8941.0, "y": 19.25, "yshift": 5}, {"arrowhead": 1, "showarrow": false, "text": "mC", "x": 12720.0, "y": 21.2, "yshift": 5}, {"arrowhead": 1, "showarrow": false, "text": "mC", "x": 13940.0, "y": 21.61, "yshift": 5}, {"arrowhead": 1, "showarrow": false, "text": "mC", "x": 11780.0, "y": 20.74, "yshift": 5}, {"arrowhead": 1, "showarrow": false, "text": "mU", "x": 24400.0, "y": 23.85, "yshift": 5}, {"arrowhead": 1, "showarrow": false, "text": "mU", "x": 24120.0, "y": 23.73, "yshift": 5}, {"arrowhead": 1, "showarrow": false, "text": "mU", "x": 24400.0, "y": 23.8, "yshift": 5}, {"arrowhead": 1, "showarrow": false, "text": "mU", "x": 24110.0, "y": 23.67, "yshift": 5}, {"arrowhead": 1, "showarrow": false, "text": "mU", "x": 15890.0, "y": 22.15, "yshift": 5}, {"arrowhead": 1, "showarrow": false, "text": "mU", "x": 13020.0, "y": 21.27, "yshift": 5}, {"arrowhead": 1, "showarrow": false, "text": "mA", "x": 12400.0, "y": 21.05, "yshift": 5}, {"arrowhead": 1, "showarrow": false, "text": "mA", "x": 19820.0, "y": 22.93, "yshift": 5}, {"arrowhead": 1, "showarrow": false, "text": "mA", "x": 16520.0, "y": 22.33, "yshift": 5}]}}
